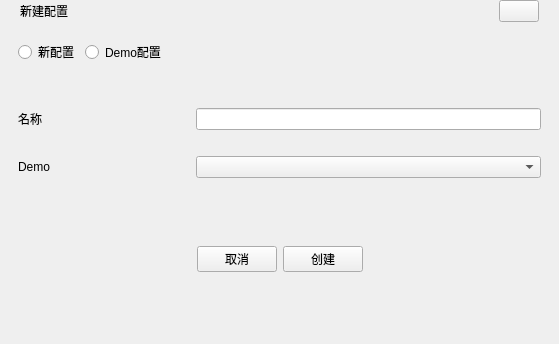
<?xml version="1.0" encoding="UTF-8"?>
<ui version="4.0">
 <class>CreateWidget</class>
 <widget class="QWidget" name="CreateWidget">
  <property name="geometry">
   <rect>
    <x>0</x>
    <y>0</y>
    <width>559</width>
    <height>344</height>
   </rect>
  </property>
  <property name="windowTitle">
   <string>Form</string>
  </property>
  <layout class="QVBoxLayout" name="verticalLayout_2">
   <property name="spacing">
    <number>0</number>
   </property>
   <property name="leftMargin">
    <number>0</number>
   </property>
   <property name="topMargin">
    <number>0</number>
   </property>
   <property name="rightMargin">
    <number>0</number>
   </property>
   <property name="bottomMargin">
    <number>0</number>
   </property>
   <item>
    <widget class="QFrame" name="frame_win_title">
     <property name="sizePolicy">
      <sizepolicy hsizetype="Preferred" vsizetype="Fixed">
       <horstretch>0</horstretch>
       <verstretch>0</verstretch>
      </sizepolicy>
     </property>
     <property name="frameShape">
      <enum>QFrame::Shape::NoFrame</enum>
     </property>
     <property name="frameShadow">
      <enum>QFrame::Shadow::Raised</enum>
     </property>
     <layout class="QHBoxLayout" name="horizontalLayout_3">
      <property name="spacing">
       <number>0</number>
      </property>
      <property name="leftMargin">
       <number>20</number>
      </property>
      <property name="topMargin">
       <number>0</number>
      </property>
      <property name="rightMargin">
       <number>20</number>
      </property>
      <property name="bottomMargin">
       <number>0</number>
      </property>
      <item>
       <widget class="QLabel" name="label_win_title">
        <property name="styleSheet">
         <string notr="true">QLabel {
    color: rgb(0, 0, 0);
}</string>
        </property>
        <property name="text">
         <string>新建配置</string>
        </property>
       </widget>
      </item>
      <item>
       <spacer name="horizontalSpacer_4">
        <property name="orientation">
         <enum>Qt::Orientation::Horizontal</enum>
        </property>
        <property name="sizeHint" stdset="0">
         <size>
          <width>40</width>
          <height>20</height>
         </size>
        </property>
       </spacer>
      </item>
      <item>
       <widget class="QPushButton" name="btn_close">
        <property name="text">
         <string/>
        </property>
       </widget>
      </item>
     </layout>
    </widget>
   </item>
   <item>
    <widget class="QFrame" name="frame_content">
     <layout class="QVBoxLayout" name="verticalLayout">
      <property name="bottomMargin">
       <number>0</number>
      </property>
      <item>
       <widget class="QFrame" name="frame_select_mode">
        <property name="sizePolicy">
         <sizepolicy hsizetype="Preferred" vsizetype="Fixed">
          <horstretch>0</horstretch>
          <verstretch>0</verstretch>
         </sizepolicy>
        </property>
        <property name="frameShape">
         <enum>QFrame::Shape::NoFrame</enum>
        </property>
        <property name="frameShadow">
         <enum>QFrame::Shadow::Raised</enum>
        </property>
        <layout class="QHBoxLayout" name="horizontalLayout">
         <item>
          <widget class="QRadioButton" name="radiobtn_new">
           <property name="text">
            <string>新配置</string>
           </property>
          </widget>
         </item>
         <item>
          <widget class="QRadioButton" name="radiobtn_demo">
           <property name="text">
            <string>Demo配置</string>
           </property>
          </widget>
         </item>
         <item>
          <spacer name="horizontalSpacer_2">
           <property name="orientation">
            <enum>Qt::Orientation::Horizontal</enum>
           </property>
           <property name="sizeHint" stdset="0">
            <size>
             <width>40</width>
             <height>20</height>
            </size>
           </property>
          </spacer>
         </item>
        </layout>
       </widget>
      </item>
      <item>
       <widget class="QFrame" name="frame_param">
        <property name="frameShape">
         <enum>QFrame::Shape::NoFrame</enum>
        </property>
        <property name="frameShadow">
         <enum>QFrame::Shadow::Raised</enum>
        </property>
        <layout class="QGridLayout" name="gridLayout" columnstretch="1,2" columnminimumwidth="0,0">
         <item row="0" column="0">
          <widget class="QLabel" name="label_name">
           <property name="text">
            <string>名称</string>
           </property>
          </widget>
         </item>
         <item row="0" column="1">
          <widget class="QLineEdit" name="lineedit_name"/>
         </item>
         <item row="1" column="0" colspan="2">
          <widget class="QStackedWidget" name="stackedwidget_params">
           <property name="sizePolicy">
            <sizepolicy hsizetype="Preferred" vsizetype="Fixed">
             <horstretch>0</horstretch>
             <verstretch>0</verstretch>
            </sizepolicy>
           </property>
           <property name="currentIndex">
            <number>1</number>
           </property>
           <widget class="QWidget" name="page_new">
            <layout class="QGridLayout" name="gridLayout_3" columnstretch="2,4">
             <property name="leftMargin">
              <number>0</number>
             </property>
             <property name="topMargin">
              <number>0</number>
             </property>
             <property name="rightMargin">
              <number>0</number>
             </property>
             <property name="bottomMargin">
              <number>0</number>
             </property>
             <property name="horizontalSpacing">
              <number>6</number>
             </property>
             <item row="1" column="0">
              <widget class="QLabel" name="label_platform">
               <property name="text">
                <string>硬件平台</string>
               </property>
              </widget>
             </item>
             <item row="1" column="1">
              <widget class="QComboBox" name="combobox_platform">
               <property name="sizePolicy">
                <sizepolicy hsizetype="Expanding" vsizetype="Fixed">
                 <horstretch>0</horstretch>
                 <verstretch>0</verstretch>
                </sizepolicy>
               </property>
              </widget>
             </item>
            </layout>
           </widget>
           <widget class="QWidget" name="page_demo">
            <layout class="QGridLayout" name="gridLayout_4" columnstretch="1,2">
             <property name="leftMargin">
              <number>0</number>
             </property>
             <property name="topMargin">
              <number>0</number>
             </property>
             <property name="rightMargin">
              <number>0</number>
             </property>
             <property name="bottomMargin">
              <number>0</number>
             </property>
             <item row="0" column="0">
              <widget class="QLabel" name="label_demo">
               <property name="text">
                <string>Demo</string>
               </property>
              </widget>
             </item>
             <item row="0" column="1">
              <widget class="QComboBox" name="combobox_demo">
               <property name="sizePolicy">
                <sizepolicy hsizetype="Preferred" vsizetype="Fixed">
                 <horstretch>0</horstretch>
                 <verstretch>0</verstretch>
                </sizepolicy>
               </property>
              </widget>
             </item>
            </layout>
           </widget>
          </widget>
         </item>
        </layout>
       </widget>
      </item>
      <item>
       <widget class="QFrame" name="frame_bottom">
        <property name="frameShape">
         <enum>QFrame::Shape::NoFrame</enum>
        </property>
        <property name="frameShadow">
         <enum>QFrame::Shadow::Raised</enum>
        </property>
        <layout class="QVBoxLayout" name="verticalLayout_3">
         <item>
          <widget class="QFrame" name="frame_btns">
           <property name="sizePolicy">
            <sizepolicy hsizetype="Preferred" vsizetype="Fixed">
             <horstretch>0</horstretch>
             <verstretch>0</verstretch>
            </sizepolicy>
           </property>
           <property name="frameShape">
            <enum>QFrame::Shape::NoFrame</enum>
           </property>
           <property name="frameShadow">
            <enum>QFrame::Shadow::Raised</enum>
           </property>
           <layout class="QHBoxLayout" name="horizontalLayout_2">
            <property name="leftMargin">
             <number>0</number>
            </property>
            <property name="topMargin">
             <number>0</number>
            </property>
            <property name="rightMargin">
             <number>0</number>
            </property>
            <property name="bottomMargin">
             <number>0</number>
            </property>
            <item>
             <spacer name="horizontalSpacer">
              <property name="orientation">
               <enum>Qt::Orientation::Horizontal</enum>
              </property>
              <property name="sizeHint" stdset="0">
               <size>
                <width>40</width>
                <height>20</height>
               </size>
              </property>
             </spacer>
            </item>
            <item>
             <widget class="QPushButton" name="btn_cancel">
              <property name="styleSheet">
               <string notr="true">QPushButton {
    color: rgb(0, 0, 0);
}</string>
              </property>
              <property name="text">
               <string>取消</string>
              </property>
             </widget>
            </item>
            <item>
             <widget class="QPushButton" name="btn_create">
              <property name="styleSheet">
               <string notr="true">QPushButton {
    color: rgb(0, 0, 0);
}</string>
              </property>
              <property name="text">
               <string>创建</string>
              </property>
             </widget>
            </item>
            <item>
             <spacer name="horizontalSpacer_3">
              <property name="orientation">
               <enum>Qt::Orientation::Horizontal</enum>
              </property>
              <property name="sizeHint" stdset="0">
               <size>
                <width>40</width>
                <height>20</height>
               </size>
              </property>
             </spacer>
            </item>
           </layout>
          </widget>
         </item>
         <item>
          <spacer name="verticalSpacer">
           <property name="orientation">
            <enum>Qt::Orientation::Vertical</enum>
           </property>
           <property name="sizeType">
            <enum>QSizePolicy::Policy::Preferred</enum>
           </property>
           <property name="sizeHint" stdset="0">
            <size>
             <width>20</width>
             <height>40</height>
            </size>
           </property>
          </spacer>
         </item>
        </layout>
       </widget>
      </item>
     </layout>
    </widget>
   </item>
  </layout>
 </widget>
 <resources/>
 <connections/>
</ui>
